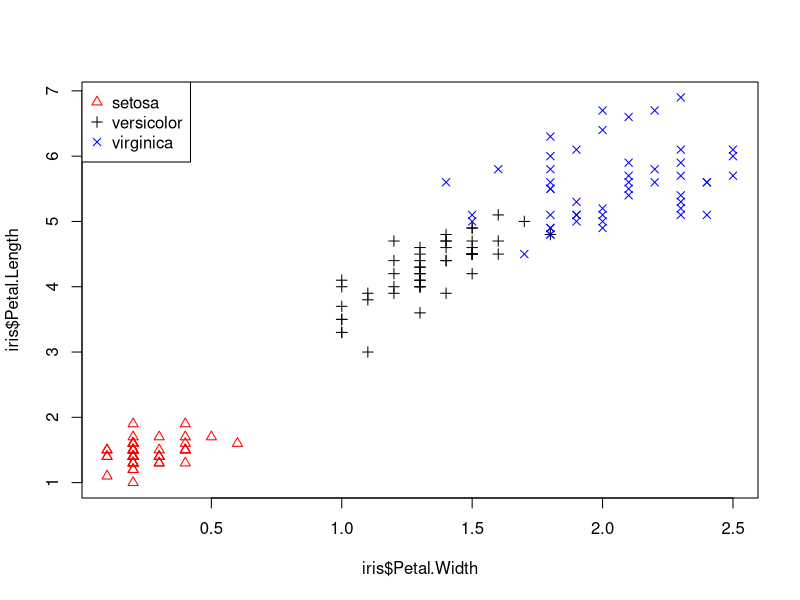
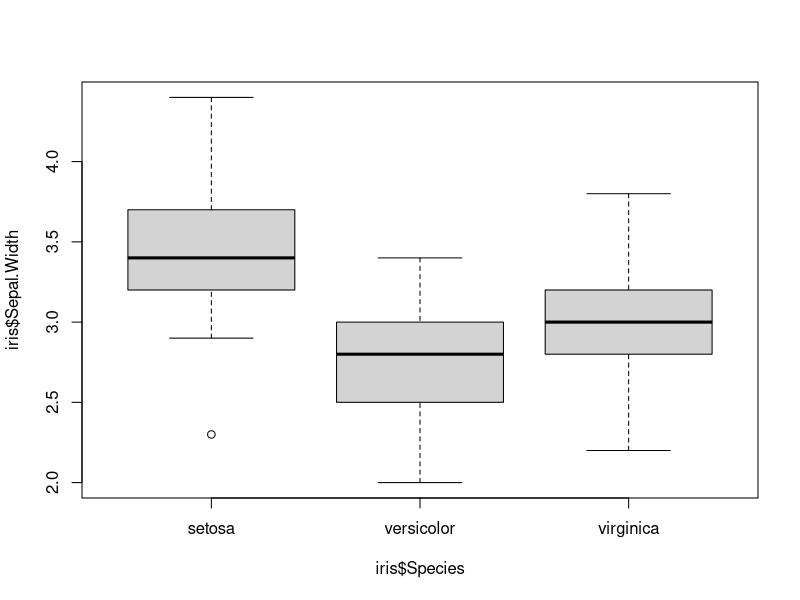

Recreate these plots in R, in order.
plot(iris$Petal.Length ~ iris$Petal.Width, pch=c(2,3,4)[iris$Species], col=c("red","black","blue")[iris$Species])
legend("topleft", legend=levels(iris$Species), col=c("red","black","blue"), pch=c(2,3,4))
boxplot(iris$Sepal.Width ~ iris$Species)
